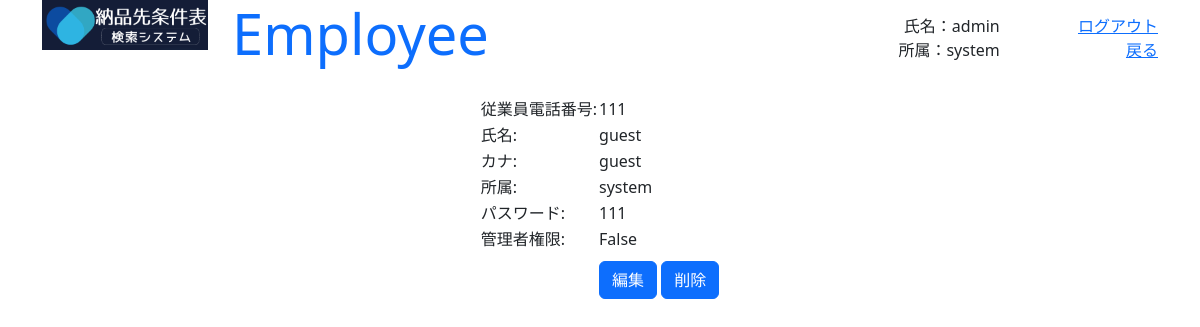
Before: /employee/2/0 (signed in) with the older database file.
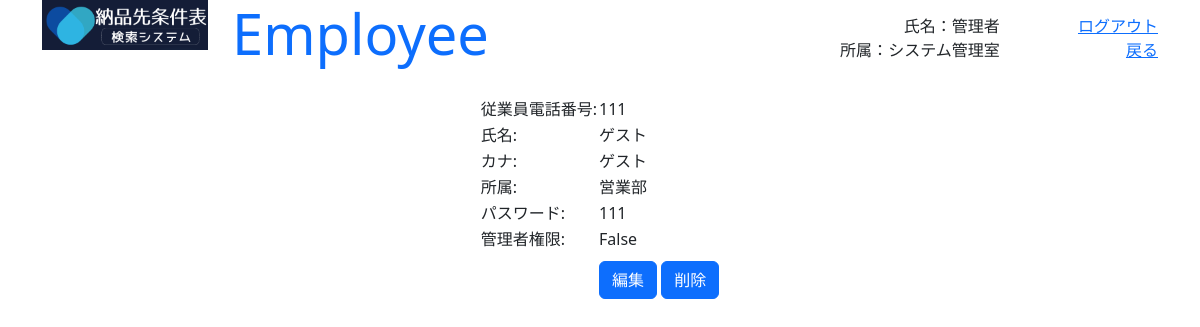
After: the same page with the newer database file.
### GreenLine/models.py (models this page shows, shortened)
class Employee(models.Model) :
    organization = models.ForeignKey(Organization, on_delete=models.CASCADE)
    name = models.CharField(max_length=32, default='')
    kana_regex = RegexValidator(regex=r'^[ァ-ヴー]+$', message='カナはカタカナのみ入力できます')
    kana = models.CharField(validators=[kana_regex], max_length=64, default='')
    phone_regex = RegexValidator(regex=r'^[0-9]+$', message='電話番号は半角数字のみ入力できます')
    phone = models.CharField(validators=[phone_regex], max_length=16, default='')
    password = models.CharField(max_length=16, default='')
    auth = models.BooleanField(default=False)

class Organization(models.Model) :
    name = models.CharField(max_length=200, default='')

### GreenLine/views.py (the view)
# urls.py: path('employee/<int:id>/<int:edit>', employee, name="employee"),
@csrf_exempt
def employee(request, id, edit) :
    print(id, edit)
    employee = get_employee(request, True)
    if not employee :
        return redirect('admin_login')
    target = Employee.objects.filter(id=id).first()
    params = {
        'title' : 'Employee',
        'msg' : '',
        'name' : employee.name,
        'organizaion' : employee.organization.name,
        'id' : id,
        'edit' : edit,
        'form' : EmployeeForm(instance=target)
    }
    if request.POST :
        form = EmployeeForm(data=request.POST)
        if edit == 1 :
            if form.is_valid() :
                params['msg'] = 'この内容で更新してよいですか？'
                params['form'] = form
            else :
                params['msg'] = '入力に誤りがあります'
        elif edit == 3 :
            target.phone = request.POST['phone']
            target.name = request.POST['name']
            target.kana = request.POST['kana']
            target.password = request.POST['password']
            print(request.POST['organization'])
            target.organization = Organization.objects.filter(id=request.POST['organization']).first()
            target.save()
            return redirect('show_employees')
    else :
        if edit == 2 :
            params['msg'] = '本当に削除しますか？'
        elif edit == 4 :
            target = Employee.objects.filter(id=id)
            target.delete()
            return redirect('show_employees')
    return render(request, 'employee.html', params)

### GreenLine/forms.py (called while the page is built)
    def get_organization(self) :
        return self.instance.organization.name

### GreenLine/views.py (called while the page is built)
def get_employee(request, auth_flg) :
    if not 'employee' in request.session :
        return None
    employee = Employee.objects.filter(id=request.session['employee']).first()
    if not employee :
        return None
    if auth_flg and not employee.auth :
        return None
    return employee

### GreenLine/templates/employee.html (shortened to what this page needs)
{% load static %}
<!doctype html>
<html lang="ja">
<head>
    <link href="https://cdn.jsdelivr.net/npm/bootstrap@5.3.0-alpha1/dist/css/bootstrap.min.css" rel="stylesheet">
</head>
<body class="container" style="height: 95vh;">
    <div class="row align-items-start">
        <div class="col-2"><img src="{% static 'title.png' %}" width="100%"></div>
        <div id="main_header" class="col-10 container" style="height: 10vh; padding-bottom: 10px;">
            <div class="row align-items-center">
            <div class="col-6 text-start"><h1 class="display-4 text-primary">{{ title }}</h1></div>
            <div class="col-4 container">
                <div class="row"><div class="col text-end">氏名：{{ name }}</div></div>
                <div class="row"><div class="col text-end">所属：{{ organizaion }}</div></div>
            </div>
            <div class="col container">
                <div class="row"><div class="col text-end"><a href="{% url 'admin_login' %}">ログアウト</a></div></div>
                <div class="row"><div class="col text-end"><a href="{% url 'admin_main' %}">戻る</a></div></div>
            </div>
            </div>
        </div>
        </div>
    <div id="employee" class="d-flex justify-content-center">
    <form action="{% url 'employee' id edit %}" method="POST">
    <table>
    {% if edit != 1 %}
        <tr><td>{{ form.phone.label_tag }}</td><td>{{ form.phone.value }}</td></tr>
        <tr><td>{{ form.name.label_tag }}</td><td>{{ form.name.value }}</td></tr>
        <tr><td>{{ form.kana.label_tag }}</td><td>{{ form.kana.value }}</td></tr>
        <tr><td>{{ form.organization.label_tag }}</td><td>{{ form.get_organization }}</td></tr>
        <tr><td>{{ form.password.label_tag }}</td><td>{{ form.password.value }}</td></tr>
        <tr><td>{{ form.auth.label_tag }}</td><td>{{ form.auth.value }}</td></tr>
        <tr><td></td><td>
            {% if edit < 2 %}
                <button class="btn btn-primary mt-2" onclick="onEdit(form)">編集</button>
                <button class="btn btn-primary mt-2" onclick="onDelete(form)">削除</button>
            {% else %}
                <button class="btn btn-primary mt-2" onclick="onDeleteExec(form)">実行</button>
            {% endif %}
        </td></tr>
    {% endif %}
    </table>
    </form>
    </div>
</body>
</html>

Changed rows visible on the page:
changed Employee: name "admin" → "管理者"
changed Organization: name "system" → "システム管理室"
changed Employee: name.value "guest" → "ゲスト"; kana.value "guest" → "ゲスト"; get_organization "system" → "営業部"
